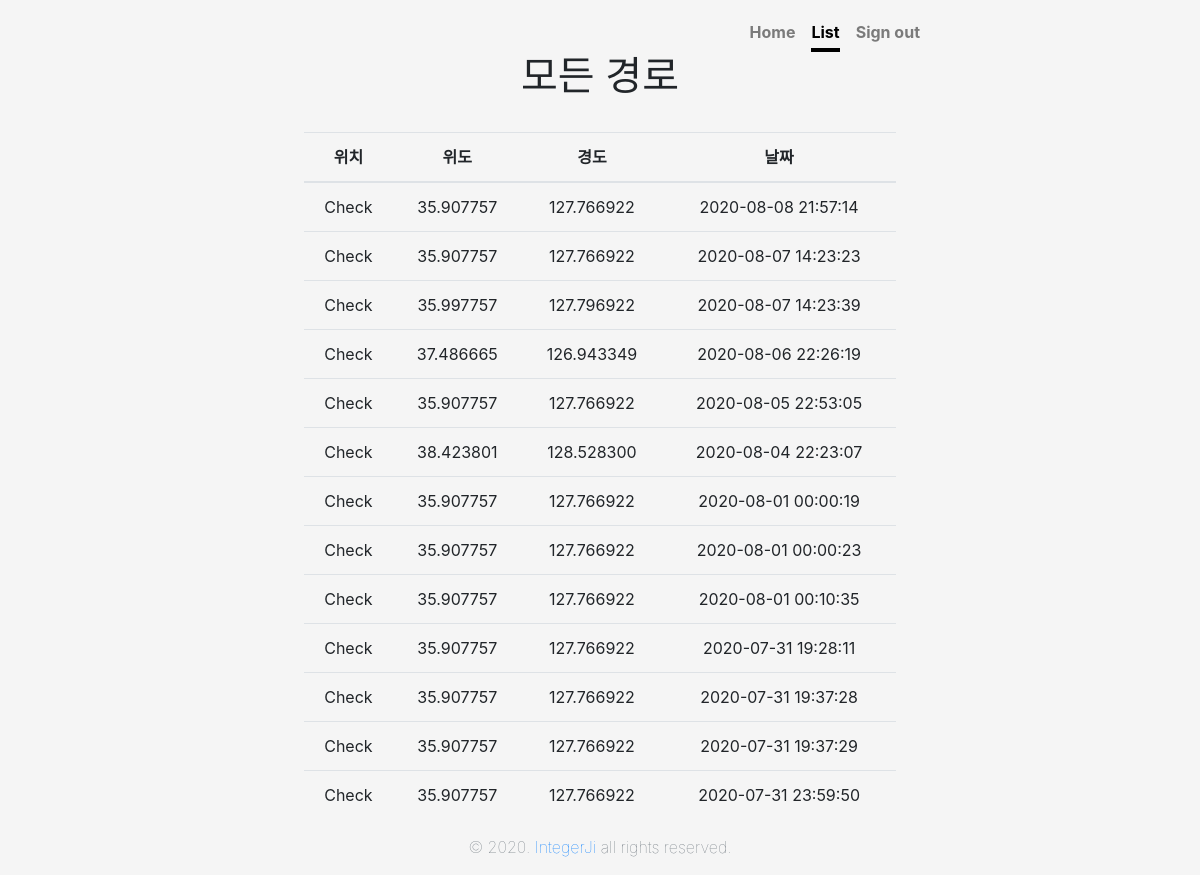
Page /app/list/ (signed in) on the earlier database version.
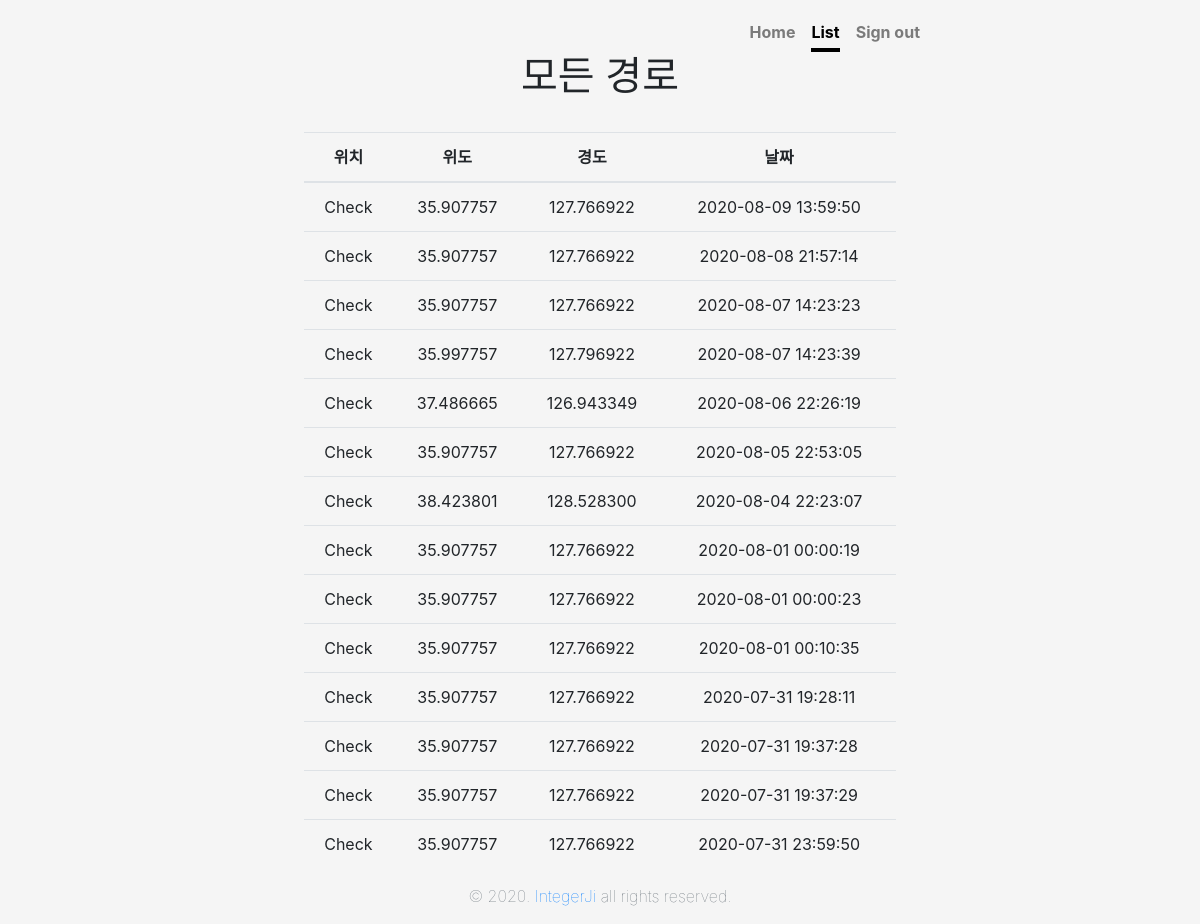
Same page on the later database version.
### app/models.py (models this page shows)
class Report(models.Model):
    objects = models.Manager()
    input_user = models.ForeignKey(User, on_delete = models.CASCADE)
    input_report = models.CharField(max_length=200, null = True, default='비어있음')
    input_date = models.CharField(max_length=20, default=0, null=True, blank=True)
    input_time = models.CharField(max_length=20, default=0, null=True, blank=True)
    input_lat = models.DecimalField(max_digits=9, decimal_places=6, null = True)
    input_lon = models.DecimalField(max_digits=9, decimal_places=6, null = True)

### app/views.py (the view)
# urls.py: path('list/', views.list, name='list'),
def list(request):
    report = Report.objects.filter(input_user=request.user).order_by('-input_date')
    return render(request, 'list.html', {'report':report })

### app/templates/list.html (shortened to what this page needs)
{% extends 'mainBase.html' %}
{% load static %}
{% block maincontent %}
<body class="text-center">
  <div class="cover-container d-flex w-100 h-100 p-3 mx-auto flex-column">
    <header class="masthead mb-auto">
      <div class="inner">
        <nav class="nav nav-masthead justify-content-center">
          <a class="nav-link" href="{% url 'index' %}">Home</a>
          <a class="nav-link active" href="{% url 'list' %}">List</a>
          <a class="nav-link" href="{% url 'signout' %}">Sign out</a>
        </nav>
      </div>
    </header>
    <main role="main" class="inner cover">
      <h1 class="cover-heading">모든 경로</h1>
      <br>
      <table class="table">
        <thead>
          <tr>
            <th scope="col">위치</th>
            <th scope="col">위도</th>
            <th scope="col">경도</th>
            <th scope="col">날짜</th>
          </tr>
        </thead>
        <tbody>
          {% for report in report.all %}
          <tr>
            <td>{{ report.input_report }}</td>
            <td>{{ report.input_lat }}</td>
            <td>{{ report.input_lon }}</td>
            <td>{{ report.input_date }} {{ report.input_time }}</td>
          </tr>
          {% endfor %}
        </tbody>
      </table>
    </main>
    <footer class="mastfoot mt-auto">
      <div class="inner">
        <p class="text-muted font-weight-lighter">&copy; 2020. <a
            href="https://www.instagram.com/integer_ji/">IntegerJi</a> all rights reserved.</p>
      </div>
    </footer>
  </div>
</body>
{% endblock %}

Differences in the rows shown:
added Report: input_report "Check", input_lat "35.907757", input_lon "127.766922", input_date "2020-08-09", input_time "13:59:50"
